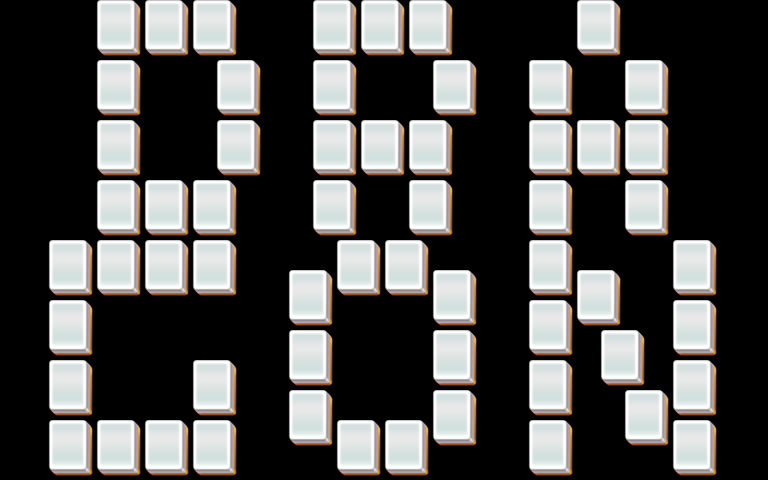

Below is a game level as drawn by its tile map, then a one-line description and the .tmx that defines it (tile-layer data replaced by summaries):
An orthogonal 32x16 tile map with 24x30 px tiles, 3 tile layers (layer1, layer2, layer3).

<map version="1.0" orientation="orthogonal" width="32" height="16" tilewidth="24" tileheight="30">
 <properties>
  <property name="species" value="25" />
 </properties>
 <tileset firstgid="1" name="mahjong" tilewidth="48" tileheight="60">
  <image source="mahjong.png" />
 </tileset>
 <layer name="layer1" width="32" height="16">
  <data>[512 cells, 60 non-empty, 1 distinct tile ids]</data>
 </layer>
 <layer name="layer2" width="32" height="16">
  <data>[512 cells, 60 non-empty, 1 distinct tile ids]</data>
 </layer>
 <layer name="layer3" width="32" height="16">
  <data>[512 cells, 60 non-empty, 1 distinct tile ids]</data>
 </layer>
</map>
